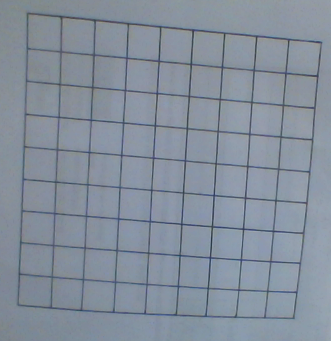
#> input picture sudoku_grid3.png, 331 x 341 px
$ python rect_detection.py
#> lines starting #> are read from the running program, lines starting #| are printed output that depends on the picture; after the words box and inside, x2 and y2 are one past the last pixel; in counts of white or black regions, pixels touching at a corner belong together
import numpy as np
import cv2

im = cv2.imread ('sudoku_grid3.png') #('sudoCleanedOfRects.jpg')# # read picture
#> im is the input picture: shape (341, 331, 3); mean B, G, R 155.7, 142.7, 132.5

imgray = cv2.cvtColor(im, cv2.COLOR_BGR2GRAY) # BGR to grayscale
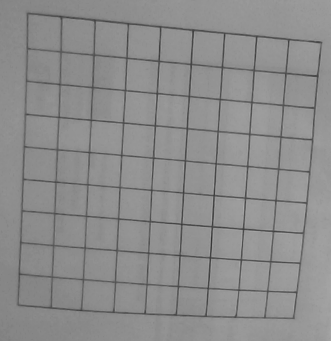
#> imgray: shape (341, 331); min 51, max 173, mean 141.2

ret, thresh = cv2.threshold(imgray, 120, 255, cv2.THRESH_BINARY_INV)
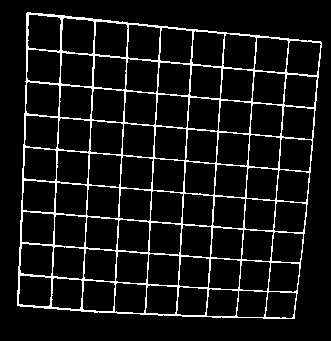
#> thresh: shape (341, 331); 8.5% white in thin lines or dots, all inside (x1, y1, x2, y2) = (17, 12, 322, 319)

contours, hierarchy = cv2.findContours(thresh, cv2.RETR_TREE, cv2.CHAIN_APPROX_NONE)
#> contours = 82 contours; largest, box (x1, y1, x2, y2) and area: (17, 12, 322, 319) 82216, (27, 14, 62, 52) 1104, (61, 17, 95, 55) 1087, (94, 21, 129, 58) 1082, (127, 24, 161, 61) 1062

rects = [cv2.boundingRect(ctr) for ctr in contours]
#> rects = 82 items, first 6: (17, 12, 305, 307), (265, 291, 32, 28), (236, 290, 32, 28), (206, 288, 33, 29), (176, 286, 32, 30), (145, 284, 33, 31)


max_area_rect = 0
max_area_ctr = 0
max_area = 0

for ctr in contours:
	rect = cv2.boundingRect(ctr)

	if(rect[2]*rect[3] > max_area):
		max_area = rect[2]*rect[3]
		max_area_rect = rect
		max_area_ctr = ctr
#> this loop made 82 passes
#> (max_area, max_area_rect) on pass 1: (93635, (17, 12, 305, 307))
#> after the loop, max_area = 93635; max_area_ctr = contour of 1140 points, box (x1, y1, x2, y2) (17, 12, 322, 319), area 82216

# cv2.rectangle(im, (max_area_rect[0], max_area_rect[1]), (max_area_rect[0] + max_area_rect[2], max_area_rect[1] + max_area_rect[3]), (0, 0, 255), 1)

epsilon = 0.01 * cv2.arcLength(max_area_ctr, True)
#> epsilon = 11.78
approx = cv2.approxPolyDP(max_area_ctr, epsilon, True)
#> approx = [[27, 12], [17, 305], [294, 318], [321, 42]]
im = cv2.drawContours(im, [approx], -1, (0, 255, 0), 1)
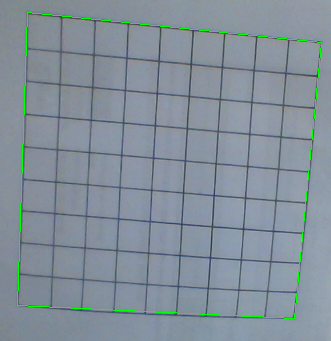
#> im: shape (341, 331, 3); 1.01% of pixels changed, all inside (x1, y1, x2, y2) = (17, 12, 322, 319)

im_rect =  im[max_area_rect[1]:max_area_rect[1]+max_area_rect[3], max_area_rect[0]:max_area_rect[0]+max_area_rect[2]]
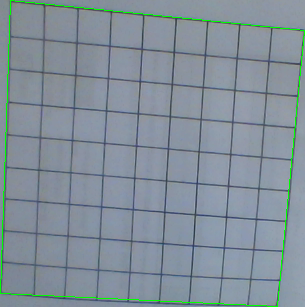
#> im_rect: shape (307, 305, 3); mean B, G, R 153.8, 143.8, 130.7
print(approx.shape[0])
#| 4

up_left = approx[0][0]
#> up_left = [27, 12]
up_right = approx[3][0]
#> up_right = [321, 42]
bottom_left = approx[1][0]
#> bottom_left = [17, 305]
bottom_right = approx[2][0]
#> bottom_right = [294, 318]

input_pts = np.float32([up_left,up_right,bottom_left,bottom_right])
#> input_pts = [[27, 12], [321, 42], [17, 305], [294, 318]]

height = max(abs(bottom_left[1] - up_left[1]), abs(up_right[1]-bottom_right[1]))
#> height = 293
width = max(abs(bottom_left[0] - bottom_right[0]), abs(up_left[0]-up_right[0]))
#> width = 294
output_pts = np.float32([[0, 0], [width, 0],[0, height],[width, height]])
#> output_pts = [[0, 0], [294, 0], [0, 293], [294, 293]]

# Compute the perspective transform M
M = cv2.getPerspectiveTransform(input_pts, output_pts)
#> M = [[0.935, 0.0319, -25.62], [-0.0946, 0.927, -8.57], [-0.000164, -0.000219, 1]]

# Apply the perspective transformation to the image
out = cv2.warpPerspective(im,M,(width, height),flags = cv2.INTER_LINEAR)
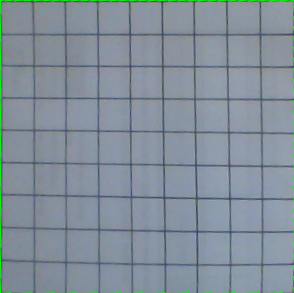
#> out: shape (293, 294, 3); mean B, G, R 154.6, 143, 131.3

# cv2.imshow("Contour", cv2.resize(im, (500, 500)))
cv2.imshow("title", out)

cv2.imshow("bla", im_rect)
cv2.waitKey()
cv2.destroyAllWindows()

$ run again, with sudoku_grid2.png copied over sudoku_grid3.png
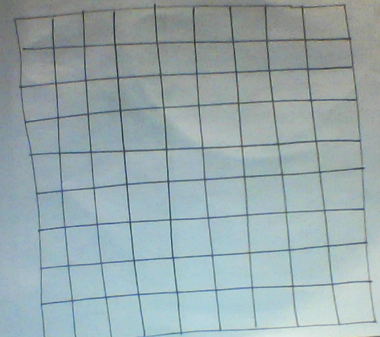
#> input picture sudoku_grid2.png, 380 x 337 px
#> im is the input picture: shape (337, 380, 3); mean B, G, R 172.3, 169.3, 152.4
#> `ret, thresh = cv2.threshold(imgray, 120, 255, cv2.THRESH_BINARY_INV)`:
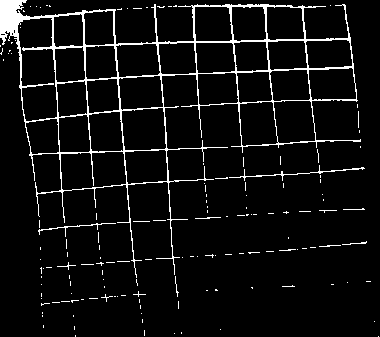
#> thresh: shape (337, 380); 6% white in thin lines or dots
#> contours = 176 contours, 144 with area under 20; largest, box (x1, y1, x2, y2) and area: (0, 0, 361, 278) 40668, (17, 17, 58, 122) 3340, (60, 151, 127, 191) 2262, (121, 107, 167, 151) 1740, (273, 100, 316, 144) 1586
#> rects = 176 items, first 6: (378, 336, 1, 1), (75, 335, 1, 2), (174, 333, 1, 1), (181, 332, 1, 2), (144, 330, 1, 6), (220, 329, 1, 1)
#> the loop `for ctr in contours:` made 176 passes
#> (max_area, max_area_rect) on passes 16, 28, 54, 80, 111, 142: (27, (41, 303, 9, 3)), (96, (101, 294, 12, 8)), (152, (57, 262, 19, 8)), (1092, (38, 223, 78, 14)), (2176, (229, 165, 136, 16)), (100358, (0, 0, 361, 278))
#> after the loop `for ctr in contours:`: max_area = 100358; max_area_ctr = contour of 2835 points, box (x1, y1, x2, y2) (0, 0, 361, 278), area 40668
#> epsilon = 29.94
#> approx = contour of 28 points, box (x1, y1, x2, y2) (0, 0, 361, 278), area 47651
#> im: shape (337, 380, 3); 1.42% of pixels changed, all inside (x1, y1, x2, y2) = (0, 0, 361, 278)
#| 28
#> up_left = [0, 0]
#> up_right = [38, 215]
#> bottom_left = [34, 180]
#> bottom_right = [59, 154]
#> input_pts = [[0, 0], [38, 215], [34, 180], [59, 154]]
#> height = 180
#> width = 38
#> output_pts = [[0, 0], [38, 0], [0, 180], [38, 180]]
#> M = [[2.65, -0.5, 0], [11.8, -2.09, 0], [0.0607, -0.0162, 1]]
#> `out = cv2.warpPerspective(im,M,(width, height),flags = cv2.INTER_LINEAR)`:
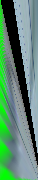
#> out: shape (180, 38, 3); mean B, G, R 111.7, 134.9, 92.1
